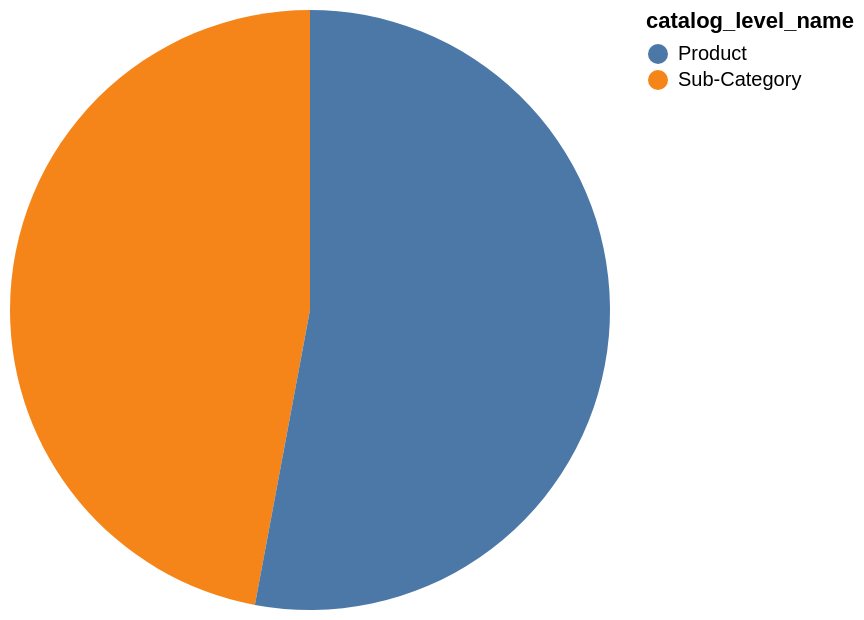

Describe this chart as a Vega-Lite specification.
### Vega-Lite specification from a JSON file in a GitHub repository (floating-point values rounded to 4 significant figures)
{"data": {"values": [{"x_data": "Sub-Category", "y_data": 8}, {"x_data": "Product", "y_data": 9}]}, "mark": "arc", "encoding": {"theta": {"field": "y_data", "type": "quantitative", "title": "catalog_level_number"}, "color": {"field": "x_data", "type": "nominal", "title": "catalog_level_name"}}}
